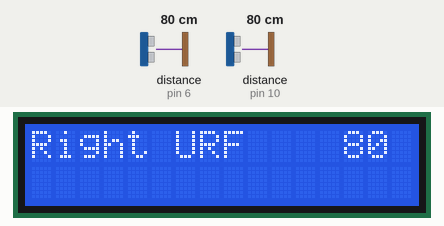
Simulated run of this sketch. Board: Arduino Uno, built with avr-gcc and run on an emulated ATmega328P. Parts: 16×2 character LCD. Wiring (inferred from the names in the program): 2 × ultrasonic range finder: trigger pin 7, echo pin 6 / trigger pin 9, echo pin 10. Inputs (shaded band) come from the test bench; at power-on: distance to the obstacle (sensors on pin 6, pin 10) 80 cm. The echo pulse lasts 58.3 µs per cm.

Above: at 3.8 s.
3.9 s: distance to the obstacle (sensor on pin 6) set to 60 cm
At 10.8 s:
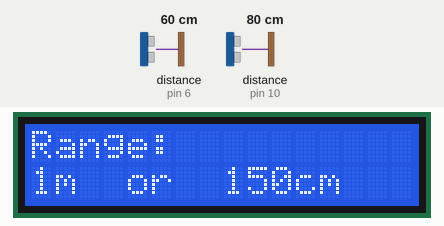
14.7 s: distance to the obstacle (sensor on pin 10) set to 2 cm
At 18.1 s:
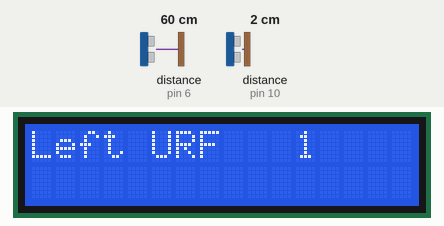
20.3 s: distance to the obstacle (sensor on pin 6) set to 2 cm
At 25.9 s:
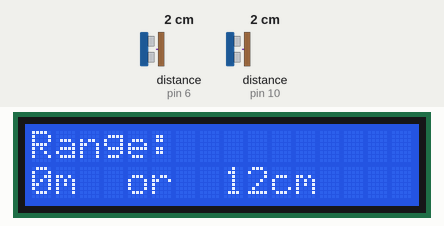
26.2 s: distance to the obstacle (sensor on pin 10) set to 4 cm
At 30.5 s:
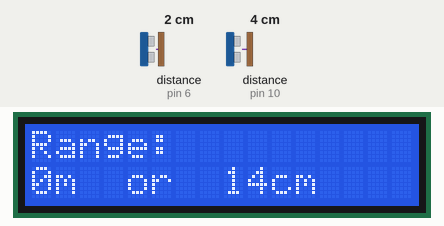
31.8 s: distance to the obstacle (sensor on pin 6) set to 4 cm
At 36.2 s:
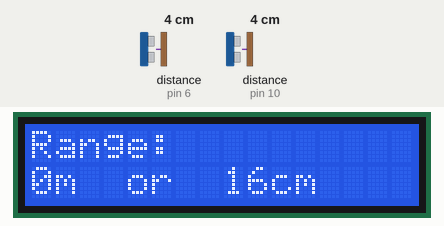
37.4 s: distance to the obstacle (sensor on pin 10) set to 9 cm
At 40.7 s:
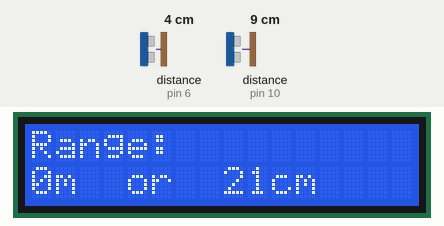
Timing chart, 0 to 42.2 s (numbered marks = the images above; inputs shaded):
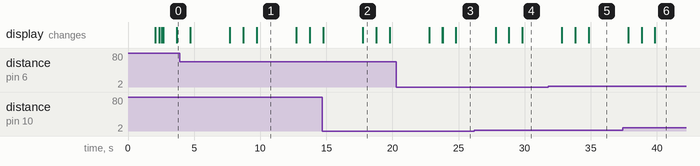

Measured:
- what the display in image 1 shows lasts 3.0 s, from 9.7 s to 12.7 s
- what the display in image 2 shows lasts 1.0 s, from 17.8 s to 18.8 s

The sketch:

URFT1.ino
```cpp
// (licence header left out)
//▒█▀▀▀█ ▒█▀▀▀█ ▒█▀▀▀█
//░▀▀▀▄▄ ░▀▀▀▄▄ ░▀▀▀▄▄
//▒█▄▄▄█ ▒█▄▄▄█ ▒█▄▄▄█ production ;)


#include <LiquidCrystal.h>
LiquidCrystal lcd (12, 11, 5, 4, 3, 2);

int URFOutputPin = 9; // TRIG
int URFInputPin = 10;  // ECHO
int URFOutputPin1 = 7; // TRIG
int URFInputPin1 = 6;  // ECHO

unsigned long distancetym;
unsigned long distancetym1;
unsigned long cm1;
unsigned long cm2;
unsigned long cm;
unsigned long meter;

void setup(){
  lcd.begin(16, 2);
  pinMode(URFInputPin, INPUT);
  pinMode(URFOutputPin, OUTPUT);
     pinMode(URFInputPin1, INPUT);
  pinMode(URFOutputPin1, OUTPUT);

  lcd.print("....URFT 1.0....");
  delay(2000);
  lcd.clear();

  lcd.print("Initialising.");
  delay(300);
  lcd.print(".");
  delay(200);
  lcd.print(".");
  delay(100);
  lcd.print(".");
  lcd.clear();
    }


void loop () {
  //distance measurement

  digitalWrite(URFOutputPin, LOW);
  delayMicroseconds(2);
  digitalWrite(URFOutputPin, HIGH);
  delayMicroseconds(10);
  digitalWrite(URFOutputPin, LOW);
  // the distance is proportional to the time interval
  // between HIGH and LOW
  distancetym = pulseIn(URFInputPin, HIGH);
  cm1 = distancetym/58;
  lcd.clear();
  lcd.print("Left URF   ");
  lcd.print(cm1);
  delay(1000);
  lcd.clear();
  digitalWrite(URFOutputPin1, LOW);
  delayMicroseconds(2);
  digitalWrite(URFOutputPin1, HIGH);
  delayMicroseconds(10);
  digitalWrite(URFOutputPin1, LOW);
  // the distance is proportional to the time interval
  // between HIGH and LOW
  distancetym1 = pulseIn(URFInputPin1, HIGH);
  cm2 = distancetym1/58;
   lcd.clear();
  lcd.print("Right URF    ");
  lcd.print(cm2);
  delay(1000);
  lcd.clear();

  cm = (cm1+cm2+10);
  meter = cm/100;
  lcd.clear();
  lcd.setCursor(0,0);
  lcd.print("Range:");
  lcd.setCursor(0,2);
  lcd.print(meter);
  lcd.print("m  or  ");
  lcd.print(cm);
  lcd.print("cm   ");

delay(3000);

}
```
